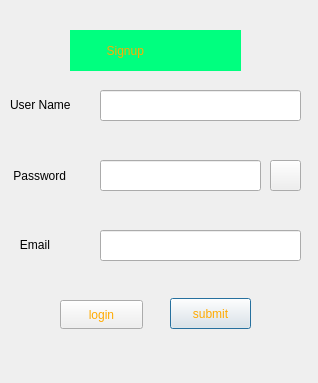
<?xml version="1.0" encoding="UTF-8"?>
<ui version="4.0">
 <class>SignupPage</class>
 <widget class="QDialog" name="SignupPage">
  <property name="geometry">
   <rect>
    <x>0</x>
    <y>0</y>
    <width>318</width>
    <height>383</height>
   </rect>
  </property>
  <property name="windowTitle">
   <string>Singup</string>
  </property>
  <widget class="QToolButton" name="hidePassword">
   <property name="geometry">
    <rect>
     <x>270</x>
     <y>160</y>
     <width>31</width>
     <height>31</height>
    </rect>
   </property>
   <property name="styleSheet">
    <string notr="true">border-image: url(:/images/3.jpg);</string>
   </property>
   <property name="text">
    <string/>
   </property>
   <property name="popupMode">
    <enum>QToolButton::DelayedPopup</enum>
   </property>
   <property name="toolButtonStyle">
    <enum>Qt::ToolButtonIconOnly</enum>
   </property>
  </widget>
  <widget class="QLineEdit" name="passwordInput">
   <property name="geometry">
    <rect>
     <x>100</x>
     <y>160</y>
     <width>161</width>
     <height>31</height>
    </rect>
   </property>
   <property name="echoMode">
    <enum>QLineEdit::Password</enum>
   </property>
   <property name="clearButtonEnabled">
    <bool>true</bool>
   </property>
  </widget>
  <widget class="QLineEdit" name="emailInput">
   <property name="geometry">
    <rect>
     <x>100</x>
     <y>230</y>
     <width>201</width>
     <height>31</height>
    </rect>
   </property>
   <property name="clearButtonEnabled">
    <bool>true</bool>
   </property>
  </widget>
  <widget class="QPushButton" name="submitBtn">
   <property name="geometry">
    <rect>
     <x>170</x>
     <y>298</y>
     <width>81</width>
     <height>31</height>
    </rect>
   </property>
   <property name="styleSheet">
    <string notr="true">font: 9pt &quot;Segoe Print&quot;;
color: rgb(255, 170, 0);</string>
   </property>
   <property name="text">
    <string>submit</string>
   </property>
  </widget>
  <widget class="QLabel" name="label">
   <property name="geometry">
    <rect>
     <x>70</x>
     <y>30</y>
     <width>171</width>
     <height>41</height>
    </rect>
   </property>
   <property name="styleSheet">
    <string notr="true">font: 9pt &quot;Wide Latin&quot;;
background-color: rgb(0, 255, 127);
color: rgb(255, 170, 0);</string>
   </property>
   <property name="text">
    <string>           Signup</string>
   </property>
  </widget>
  <widget class="QPushButton" name="loginBtn">
   <property name="geometry">
    <rect>
     <x>60</x>
     <y>300</y>
     <width>83</width>
     <height>29</height>
    </rect>
   </property>
   <property name="styleSheet">
    <string notr="true">font: 9pt &quot;Segoe Print&quot;;
color: rgb(255, 170, 0);
</string>
   </property>
   <property name="text">
    <string>login</string>
   </property>
  </widget>
  <widget class="QLineEdit" name="usernameInput">
   <property name="geometry">
    <rect>
     <x>100</x>
     <y>90</y>
     <width>201</width>
     <height>31</height>
    </rect>
   </property>
   <property name="clearButtonEnabled">
    <bool>true</bool>
   </property>
  </widget>
  <widget class="QLabel" name="label_2">
   <property name="geometry">
    <rect>
     <x>10</x>
     <y>89</y>
     <width>81</width>
     <height>31</height>
    </rect>
   </property>
   <property name="styleSheet">
    <string notr="true">font: 900 9pt &quot;Segoe UI Black&quot;;</string>
   </property>
   <property name="text">
    <string>User Name</string>
   </property>
  </widget>
  <widget class="QLabel" name="label_3">
   <property name="geometry">
    <rect>
     <x>10</x>
     <y>160</y>
     <width>81</width>
     <height>31</height>
    </rect>
   </property>
   <property name="styleSheet">
    <string notr="true">font: 900 9pt &quot;Segoe UI Black&quot;;</string>
   </property>
   <property name="text">
    <string> Password</string>
   </property>
  </widget>
  <widget class="QLabel" name="label_4">
   <property name="geometry">
    <rect>
     <x>10</x>
     <y>229</y>
     <width>81</width>
     <height>31</height>
    </rect>
   </property>
   <property name="styleSheet">
    <string notr="true">font: 900 9pt &quot;Segoe UI Black&quot;;</string>
   </property>
   <property name="text">
    <string>   Email</string>
   </property>
  </widget>
 </widget>
 <resources/>
 <connections/>
</ui>
